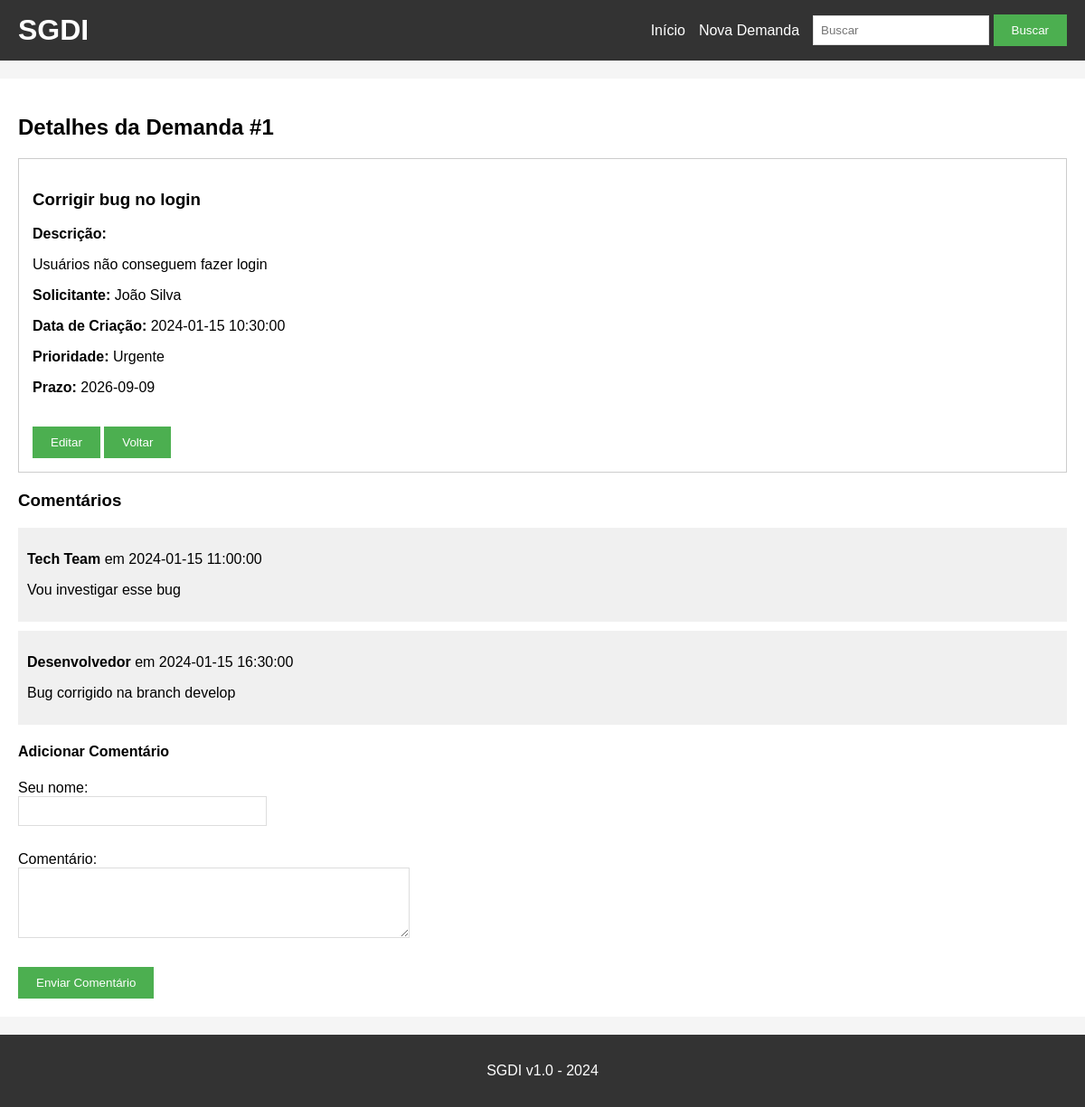
Page /detalhes/1 on the committed database.
### tables this page shows
CREATE TABLE demandas (
    id INTEGER PRIMARY KEY AUTOINCREMENT,
    titulo TEXT NOT NULL,
    descricao TEXT,
    solicitante TEXT,
    data_criacao TEXT,
    prioridade TEXT,
    prazo TEXT
);

CREATE TABLE comentarios (
    id INTEGER PRIMARY KEY AUTOINCREMENT,
    demanda_id INTEGER,
    comentario TEXT,
    autor TEXT,
    data TEXT,
    FOREIGN KEY (demanda_id) REFERENCES demandas (id)
);

### app.py (the view)
@app.route('/detalhes/<id>')
def detalhes(id):
    conn = get_db()
    cursor = conn.cursor()
    demanda = cursor.execute('SELECT * FROM demandas WHERE id=?', (id,)).fetchone()
    comentarios = cursor.execute('SELECT * FROM comentarios WHERE demanda_id=?', (id,)).fetchall()
    conn.close()
    return render_template('detalhes.html', demanda=demanda, comentarios=comentarios)

### app.py (called while the page is built)
def get_db():
    conn = sqlite3.connect('demandas.db')
    conn.row_factory = sqlite3.Row
    return conn

### templates/detalhes.html
{% extends "base.html" %}
{% block content %}
<h2>Detalhes da Demanda #{{ demanda[0] }}</h2>
<div style="border:1px solid #ccc; padding:15px; margin-bottom:20px;">
    <h3>{{ demanda[1] }}</h3>
    <p><strong>Descrição:</strong></p>
    <p>{{ demanda[2] }}</p>
    <p><strong>Solicitante:</strong> {{ demanda[3] }}</p>
    <p><strong>Data de Criação:</strong> {{ demanda[4] }}</p>
    <p><strong>Prioridade:</strong> {{ demanda[5] }}</p>
    <p><strong>Prazo:</strong> {{ demanda[6] }}</p>
    <br>
    <a href="/editar/{{ demanda[0] }}"><button>Editar</button></a>
    <a href="/"><button>Voltar</button></a>
</div>
<h3>Comentários</h3>
{% for comentario in comentarios %}
<div style="background:#f0f0f0; padding:10px; margin:10px 0;">
    <p><strong>{{ comentario[3] }}</strong> em {{ comentario[4] }}</p>
    <p>{{ comentario[2] }}</p>
</div>
{% endfor %}
<h4>Adicionar Comentário</h4>
<form method="POST" action="/adicionar_comentario/{{ demanda[0] }}">
    <div>
        <label>Seu nome:</label><br>
        <input type="text" name="autor" size="30">
    </div>
    <br>
    <div>
        <label>Comentário:</label><br>
        <textarea name="comentario" rows="4" cols="50"></textarea>
    </div>
    <br>
    <button type="submit">Enviar Comentário</button>
</form>
{% endblock %}

### static/style.css (style rules this page uses)
* { box-sizing: border-box; }
body { font-family: Arial, sans-serif; background-color: #f5f5f5; padding: 0; margin: 0; display: flex; flex-direction: column; min-height: 100vh; }
button { background-color: #4CAF50; color: white; padding: 10px 20px; border: none; cursor: pointer; }
form div { margin-bottom: 10px; }
input[type="text"], textarea { padding: 8px; border: 1px solid #ddd; max-width: 100%; }
textarea { resize: vertical; }

### templates/base.html (style rules this page uses)
body { margin: 0; }

### rows in the picture
demandas: id "1", titulo "Corrigir bug no login", descricao "Usuários não conseguem fazer login", solicitante "João Silva", data_criacao "2024-01-15 10:30:00", prioridade "Urgente", prazo "2026-09-09"
comentarios: autor "Tech Team", data "2024-01-15 11:00:00", comentario "Vou investigar esse bug"
comentarios: autor "Desenvolvedor", data "2024-01-15 16:30:00", comentario "Bug corrigido na branch develop"
